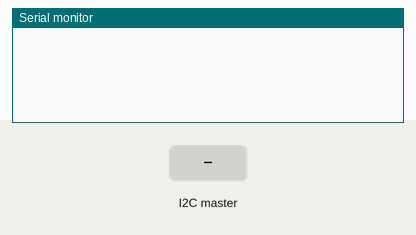
Recording of a sketch running on a simulated Arduino Uno, built with avr-gcc and run on an emulated ATmega328P. On the bench: the last lines printed to the serial monitor. The inputs (shaded band) are chosen by the test bench. No radio packets arrive unless stated.

Above: at 1.2 s.
1.3 s: the I2C master sends "a"
At 2.2 s:
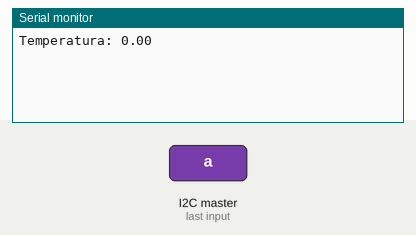
2.8 s: the I2C master sends "c"
At 3.4 s:
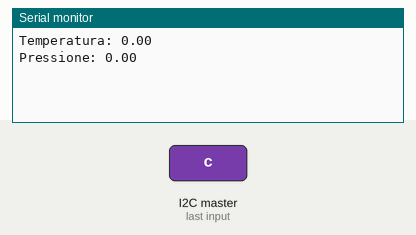
4.3 s: the I2C master sends "b"
At 5.5 s:
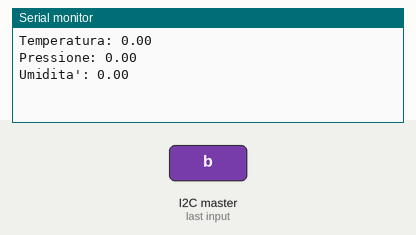
5.8 s: the I2C master sends "d"
At 6.9 s:
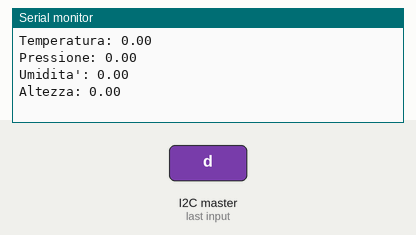
7.3 s: the I2C master sends "p"
At 8.0 s:
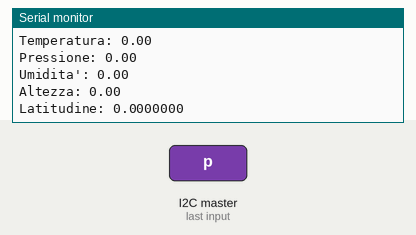
8.8 s: the I2C master sends "q"
At 9.2 s:
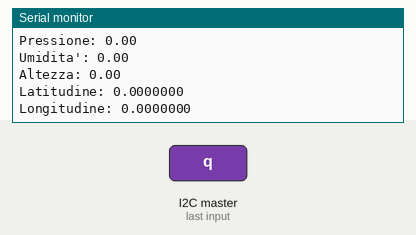

Measured:
- after the input at 1.3 s, the serial monitor: prints a new line at once (image 1)
- after the input at 2.8 s, the serial monitor: prints a new line at once (image 2)
- after the input at 4.3 s, the serial monitor: prints a new line at once (image 3)
- after the input at 5.8 s, the serial monitor: prints a new line at once (image 4)
- after the input at 7.3 s, the serial monitor: prints a new line at once (image 5)
- after the input at 8.8 s, the serial monitor: prints a new line at once (image 6)

The sketch:

bridge.ino
```cpp
#include <SPI.h>
#include <Wire.h>
#include <LoRa.h>

float temp;
float pres;
float umi;
float altt;
double alt;
double lon;
double lat;
float ax;
float ay;
float az;
float gx;
float gy;
float gz;
float mx;
float my;
float mz;

void printFloat(float var,int decimali) {
  char out[50];
  dtostrf(var,2,decimali,out);
  Serial.print(out);
}

void loraFloat(float var,int decimali) {
  char out[50];
  dtostrf(var,2,decimali,out);
  LoRa.print(out);
}

union u_tag
{
  byte b[sizeof(float)];
  float fval;
} u;

float readFloat()
{
  short i = 0;
  while (Wire.available() && i < sizeof(float)) {
    u.b[i++] = Wire.read();
  }
  return u.fval;
}

union w_tag {
  byte b[sizeof(double)];
  double dval;
}w;

double readDouble()
{
   short i = 0;
    while (Wire.available() && i < sizeof(double))
    {
      w.b[i++] = Wire.read();
    }
    return w.dval;
}

void setup()
{
    Serial.begin(115200);

    Wire.begin(4);
    Wire.onReceive(receiveEvent);

    if (!LoRa.begin(433E6)) {
      Serial.println("Starting LoRa failed!");
    // while (1);
    }

}
void loop()
{
  delay(100);
}

void receiveEvent(int howMany) {
  while (0 < Wire.available()) {

    char c = Wire.read();
    if (c == '\n') continue;

    if (c == 'a') {
      Serial.print("Temperatura: ");
      temp = readFloat();
      Serial.println(temp);
      }

    if (c == 'c') {
      Serial.print("Pressione: ");
      pres = readFloat();
      Serial.println(pres);
      }
    if (c == 'b') {
      Serial.print("Umidita': ");
      umi = readFloat();
      Serial.println(umi);
    }
    if (c == 'd'){
      Serial.print("Altezza: ");
      alt = readFloat();
      Serial.println(alt);
     }
    if (c == 'p'){
      Serial.print("Latitudine: ");
      lat = readFloat();
      printFloat(lat,7);
      Serial.println();
     }
    if ( c == 'q'){
      Serial.print("Longitudine: ");
      lon = readFloat();
      printFloat(lon,7);
      Serial.println();
     }
   if ( c == 'e'){
      Serial.print("Acc. x: ");
      ax = readFloat();
      Serial.println(ax);
     }

    if ( c == 'f'){
      Serial.print("Acc. y: ");
      ay = readFloat();
      Serial.println(ay);
     }
    if ( c == 'g'){
      Serial.print("Acc. z: ");
      az = readFloat();
      Serial.println(az);
     }
    if ( c == 'h'){
      Serial.print("Grav. x: ");
      gx = readFloat();
      Serial.println(gx);
     }
    if ( c == 'i'){
      Serial.print("Grav. y: ");
      gy = readFloat();
      Serial.println(gy);
     }
    if ( c == 'l'){
      Serial.print("Grav. z: ");
      gz = readFloat();
      Serial.println(gz);
     }
    if ( c == 'm'){
      Serial.print("Magn. x: ");
      mx = readFloat();
      Serial.println(mx);
     }
    if ( c == 'n'){
      Serial.print("Magn. y: ");
      my = readFloat();
      Serial.println(my);
     }
    if ( c == 'o'){
      Serial.print("Magn. z: ");
      mz = readFloat();
      Serial.println(mz);
     }
     if ( c == 'r'){
      Serial.print("AltezzaENV : ");
      altt = readFloat();
      Serial.println(altt);
     }
  }


 LoRa.beginPacket();
 LoRa.print("Temp: ");
 LoRa.print(temp);
 LoRa.print("   ");
 LoRa.print("Press: ");
 LoRa.print(pres);
 LoRa.print("  ");
 LoRa.print("Umi: ");
 LoRa.print(umi);
 LoRa.print("Latitudine: ");
 loraFloat(lat,7);
 LoRa.print("  ");
 LoRa.print("Longitudine: ");
 loraFloat(lon,7);
 LoRa.print("  ");
 LoRa.print("Altezza: ");
 LoRa.print(alt);
 LoRa.print("Acc. x: ");
 LoRa.print(ax);
 LoRa.print("Acc. y: ");
 LoRa.print(ay);
 LoRa.print("Acc. z: ");
 LoRa.print(az);
 LoRa.print("Grav. x: ");
 LoRa.print(gx);
 LoRa.print("Grav. y: ");
 LoRa.print(gy);
 LoRa.print("Grav. z: ");
 LoRa.print(gz);
 LoRa.print("Magn. x: ");
 LoRa.print(mx);
 LoRa.print("Magn. y: ");
 LoRa.print(my);
 LoRa.print("Magn. z: ");
 LoRa.print(mz);
 LoRa.print("AltezzaENV: ");
 LoRa.print(altt);
 LoRa.endPacket();

}
```
